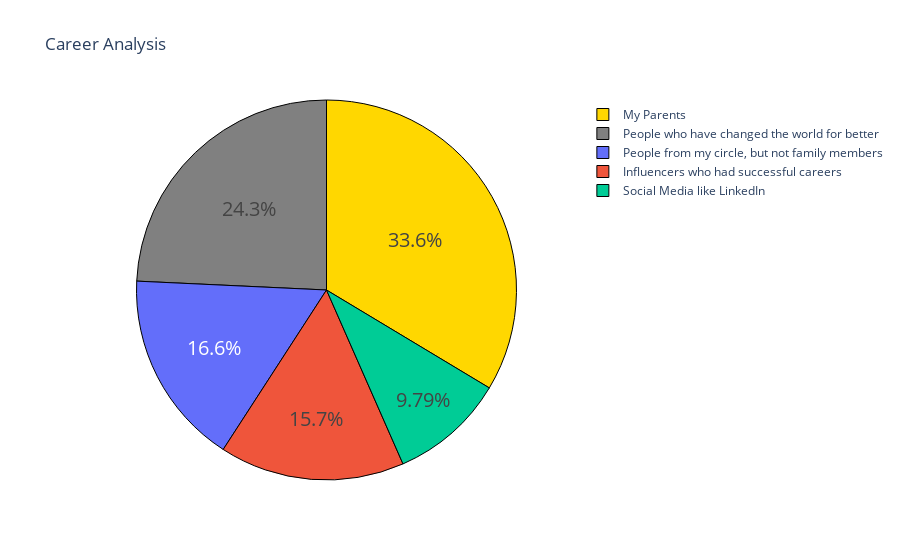

Notebook code cell kept with this figure:
### Code cell
career = df['Which of the below factors influence the most about your career aspirations ?'].value_counts()
label = career.index
counts = career.values
colors = ['gold','Grey']
fig = go.Figure(data = [go.Pie(labels = label, values = counts)])
fig.update_layout(title_text = 'Career Analysis')
fig.update_traces(hoverinfo = 'label+value', textinfo = 'percent', textfont_size = 20, marker = dict(colors = colors, line = dict(color='black', width=1)))
fig.show()

### Figure 1 — Plotly figure (JSON) as saved in the notebook; plotly's stock layout.template omitted (floating-point values rounded to 4 significant figures)
{"data": [{"hoverinfo": "label+value", "labels": ["My Parents", "People who have changed the world for better", "People from my circle, but not family members", "Influencers who had successful careers", "Social Media like LinkedIn"], "marker": {"colors": ["gold", "Grey"], "line": {"color": "black", "width": 1}}, "textfont": {"size": 20}, "textinfo": "percent", "type": "pie", "values": [79, 57, 39, 37, 23]}], "layout": {"autosize": true, "title": {"text": "Career Analysis"}}}
